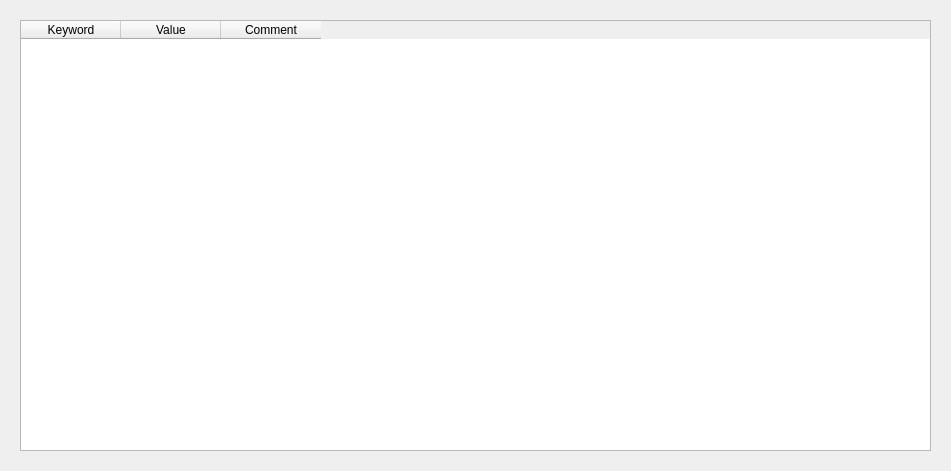
<?xml version="1.0" encoding="UTF-8"?>
<ui version="4.0">
 <class>HeaderWidget</class>
 <widget class="QWidget" name="HeaderWidget">
  <property name="geometry">
   <rect>
    <x>0</x>
    <y>0</y>
    <width>951</width>
    <height>471</height>
   </rect>
  </property>
  <property name="windowTitle">
   <string>FITS Header</string>
  </property>
  <widget class="QTableWidget" name="headerTable">
   <property name="geometry">
    <rect>
     <x>20</x>
     <y>20</y>
     <width>911</width>
     <height>431</height>
    </rect>
   </property>
   <property name="showGrid">
    <bool>false</bool>
   </property>
   <column>
    <property name="text">
     <string>Keyword</string>
    </property>
   </column>
   <column>
    <property name="text">
     <string>Value</string>
    </property>
   </column>
   <column>
    <property name="text">
     <string>Comment</string>
    </property>
   </column>
  </widget>
 </widget>
 <resources/>
 <connections/>
</ui>
